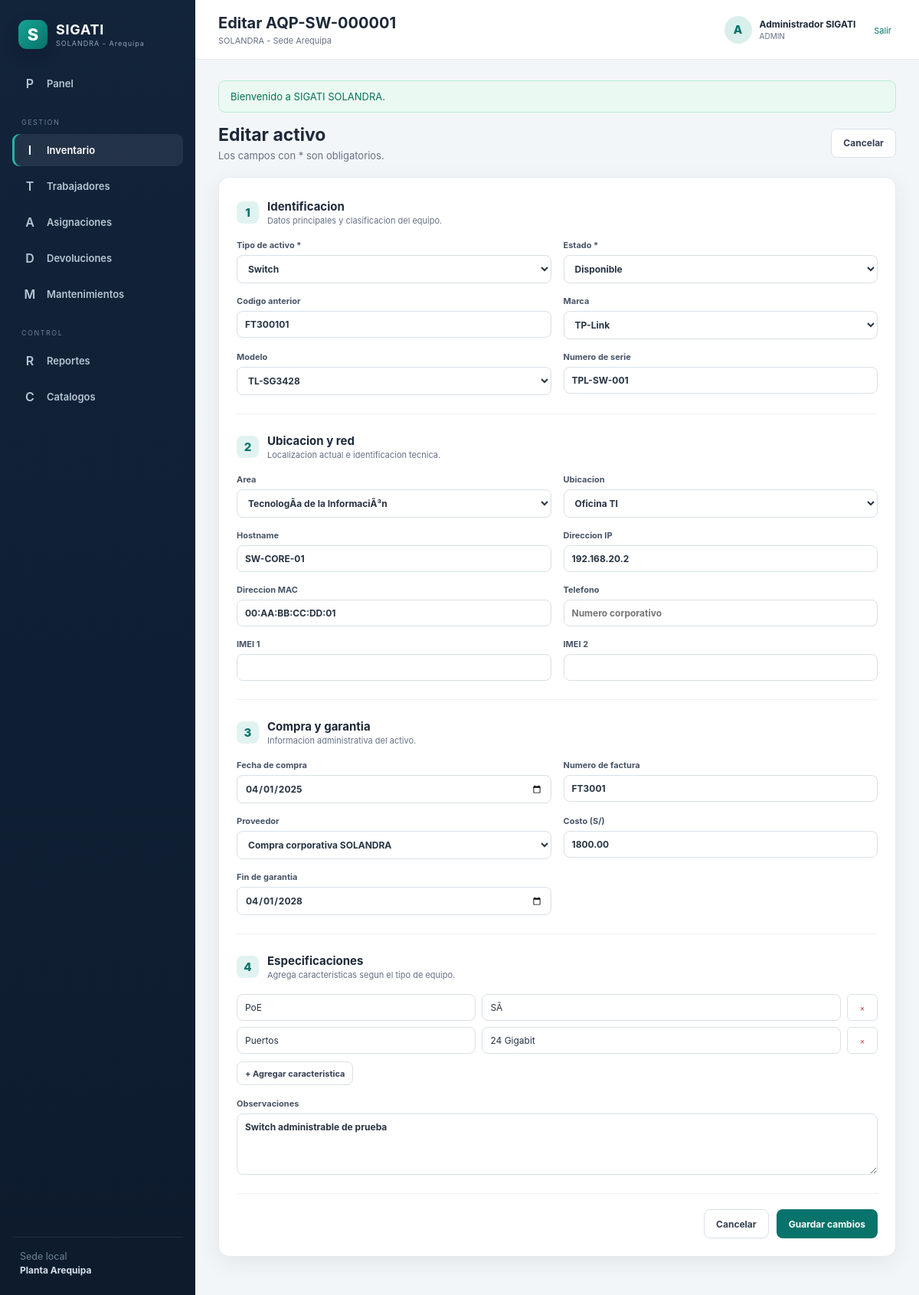
/sigati_solandra/public/activos/17/editar (signed in), run on an earlier commit of the app's database.
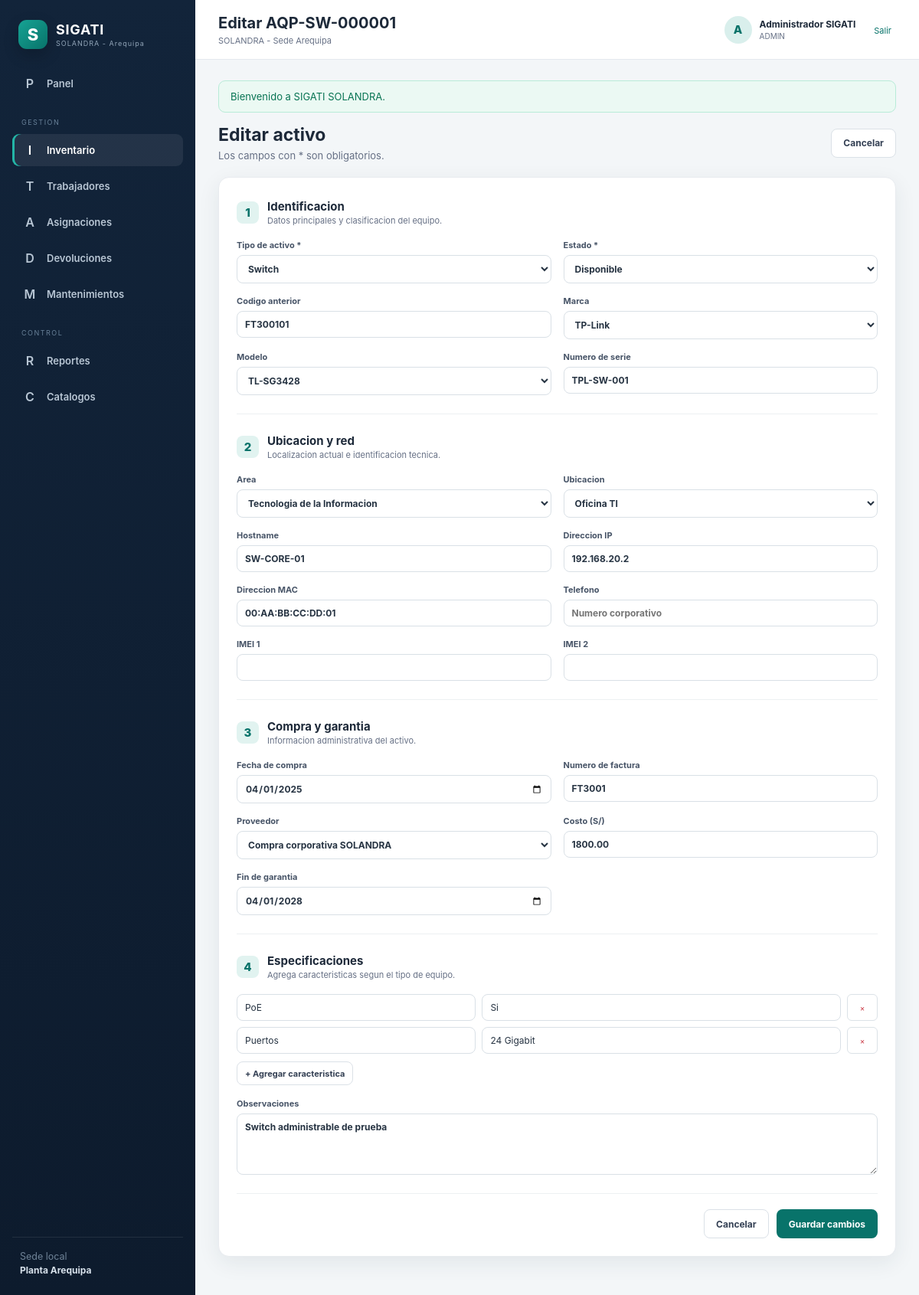
And on a later commit of the database.
### tables this page shows
CREATE TABLE especificaciones_activo (
  id BIGINT UNSIGNED AUTO_INCREMENT PRIMARY KEY,
  activo_id BIGINT UNSIGNED NOT NULL,
  clave_especificacion VARCHAR(100) NOT NULL,
  valor_especificacion VARCHAR(255) NOT NULL,
  UNIQUE KEY uq_asset_spec (activo_id,clave_especificacion),
  CONSTRAINT fk_specs_asset FOREIGN KEY (activo_id) REFERENCES activos(id) ON DELETE CASCADE
);

### app/Vistas/activos/formulario.php (the view, shortened to what the changed rows need)
<?php
    $isEdit = !empty($registro);
    $selectedStatus = old('estado_id', $registro['estado_id'] ?? '');
    $filasEspecificaciones = $registro['especificaciones'] ?? [['clave_especificacion' => '', 'valor_especificacion' => '']];
    ?>
    <div class="page-actions">
        <div>
            <h2><?= $isEdit ? 'Editar activo' : 'Registrar activo' ?></h2>
            <p>Los campos con * son obligatorios.</p>
        </div>
        <a class="btn btn-light" href="<?= $isEdit ? url('activos/'.$registro['id']) : url('activos') ?>">
            Cancelar
        </a>
    </div>
    <form
        class="form-card"
        method="post"
        action="<?= $isEdit ? url('activos/'.$registro['id']) : url('activos') ?>"
    >
        <div class="form-section">
            <div class="section-title">
                <span>1</span>
                <div>
                    <h3>Identificacion</h3>
                    <p>Datos principales y clasificacion del equipo.</p>
                </div>
            </div>
            <div class="form-grid cols-3">
                <label>
                    Tipo de activo *
                    <select name="tipo_activo_id" required>
                        <?php foreach ($tipos as $tipo): ?>
                            <option
                                value="<?= $tipo['id'] ?>"
                                <?= selected(old('tipo_activo_id', $registro['tipo_activo_id'] ?? ''), $tipo['id']) ?>
                            >
                                <?= e($tipo['nombre']) ?>
                            </option>
                        <?php endforeach; ?>
                    </select>
                </label>
                <label>
                    Estado *
                    <select name="estado_id" required>
                        <?php foreach ($estados as $estado): ?>
                            <?php
                            $isDefaultStatus = $selectedStatus === '' && ($estado['codigo'] ?? '') === 'DISPONIBLE';
                            $isSelectedStatus = (string) $selectedStatus === (string) $estado['id'];
                            ?>
                            <option
                                value="<?= $estado['id'] ?>"
                                <?= ($isSelectedStatus || $isDefaultStatus) ? 'selected' : '' ?>
                            >
                                <?= e($estado['nombre']) ?>
                            </option>
                        <?php endforeach; ?>
                    </select>
                </label>
                <label>
                    Codigo anterior
                    <input
                        name="codigo_anterior"
                        value="<?= e(old('codigo_anterior', $registro['codigo_anterior'] ?? '')) ?>"
                        placeholder="Ej. FT277701"
                    >
                </label>
                <label>
                    Marca
                    <select name="marca_id">
                        <?php foreach ($marcas as $marca): ?>
                            <option
                                value="<?= $marca['id'] ?>"
                                <?= selected(old('marca_id', $registro['marca_id'] ?? ''), $marca['id']) ?>
                            >
                                <?= e($marca['nombre']) ?>
                            </option>
                        <?php endforeach; ?>
                    </select>
                </label>
                <label>
                    Modelo
                    <select name="modelo_id">
                        <?php foreach ($modelos as $modelo): ?>
                            <option
                                value="<?= $modelo['id'] ?>"
                                <?= selected(old('modelo_id', $registro['modelo_id'] ?? ''), $modelo['id']) ?>
                            >
                                <?= e($modelo['nombre']) ?>
                            </option>
                        <?php endforeach; ?>
                    </select>
                </label>
                <label>
                    Numero de serie
                    <input
                        name="numero_serie"
                        value="<?= e(old('numero_serie', $registro['numero_serie'] ?? '')) ?>"
                        placeholder="Serie del fabricante"
                    >
                </label>
            </div>
        </div>
        <div class="form-section">
            <div class="section-title">
                <span>2</span>
                <div>
                    <h3>Ubicacion y red</h3>
                    <p>Localizacion actual e identificacion tecnica.</p>
                </div>
            </div>
            <div class="form-grid cols-3">
                <label>
                    Area
                    <select name="area_actual_id">
                        <?php foreach ($areas as $area): ?>
                            <option
                                value="<?= $area['id'] ?>"
                                <?= selected(old('area_actual_id', $registro['area_actual_id'] ?? ''), $area['id']) ?>
                            >
                                <?= e($area['nombre']) ?>
                            </option>
                        <?php endforeach; ?>
                    </select>
                </label>
                <label>
                    Ubicacion
                    <select name="ubicacion_id">
                        <?php foreach ($ubicaciones as $ubicacion): ?>
                            <option
                                value="<?= $ubicacion['id'] ?>"
                                <?= selected(old('ubicacion_id', $registro['ubicacion_id'] ?? ''), $ubicacion['id']) ?>
                            >
                                <?= e($ubicacion['nombre']) ?>
                            </option>
                        <?php endforeach; ?>
                    </select>
                </label>
                <label>
                    Hostname
                    <input
                        name="nombre_equipo"
                        value="<?= e(old('nombre_equipo', $registro['nombre_equipo'] ?? '')) ?>"
                        placeholder="PC-AQP-001"
                    >
                </label>
                <label>
                    Direccion IP
                    <input
                        name="direccion_ip"
                        value="<?= e(old('direccion_ip', $registro['direccion_ip'] ?? '')) ?>"
                        placeholder="192.168.x.x"
                    >
                </label>
                <label>
                    Direccion MAC
                    <input
                        name="direccion_mac"
                        value="<?= e(old('direccion_mac', $registro['direccion_mac'] ?? '')) ?>"
                        placeholder="00:00:00:00:00:00"
                    >
                </label>
                <label>
                    Telefono
                    <input
                        name="numero_telefono"
                        value="<?= e(old('numero_telefono', $registro['numero_telefono'] ?? '')) ?>"
                        placeholder="Numero corporativo"
                    >
                </label>
                <label>
                    IMEI 1
                    <input name="imei1" value="<?= e(old('imei1', $registro['imei1'] ?? '')) ?>">
                </label>
                <label>
                    IMEI 2
                    <input name="imei2" value="<?= e(old('imei2', $registro['imei2'] ?? '')) ?>">
                </label>
            </div>
        </div>
        <div class="form-section">
            <div class="section-title">
                <span>3</span>
                <div>
                    <h3>Compra y garantia</h3>
                    <p>Informacion administrativa del activo.</p>
                </div>
            </div>
            <div class="form-grid cols-3">
                <label>
                    Fecha de compra
                    <input
                        type="date"
                        name="fecha_compra"
                        value="<?= e(old('fecha_compra', $registro['fecha_compra'] ?? '')) ?>"
                    >
                </label>
                <label>
                    Numero de factura
                    <input
                        name="numero_factura"
                        value="<?= e(old('numero_factura', $registro['numero_factura'] ?? '')) ?>"
                    >
                </label>
                <label>
                    Proveedor
                    <select name="proveedor_id">
                        <?php foreach ($proveedores as $proveedor): ?>
                            <option
                                value="<?= $proveedor['id'] ?>"
                                <?= selected(old('proveedor_id', $registro['proveedor_id'] ?? ''), $proveedor['id']) ?>
                            >
                                <?= e($proveedor['nombre']) ?>
                            </option>
                        <?php endforeach; ?>
                    </select>
                </label>
                <label>
                    Costo (S/)
                    <input
                        type="number"
                        step="0.01"
                        min="0"
                        name="costo"
                        value="<?= e(old('costo', $registro['costo'] ?? '')) ?>"
                    >
                </label>
                <label>
                    Fin de garantia
                    <input
                        type="date"
                        name="fin_garantia"
                        value="<?= e(old('fin_garantia', $registro['fin_garantia'] ?? '')) ?>"
                    >
                </label>
            </div>
        </div>
        <div class="form-section">
            <div class="section-title">
                <span>4</span>
                <div>
                    <h3>Especificaciones</h3>
                    <p>Agrega caracteristicas segun el tipo de equipo.</p>
                </div>
            </div>
            <div id="filasEspecificaciones" class="spec-list">
                <?php foreach ($filasEspecificaciones as $especificacion): ?>
                    <div class="spec-row">
                        <input
                            name="clave_especificacion[]"
                            value="<?= e($especificacion['clave_especificacion']) ?>"
                            placeholder="Ej. RAM"
                        >
                        <input
                            name="valor_especificacion[]"
                            value="<?= e($especificacion['valor_especificacion']) ?>"
                            placeholder="Ej. 16 GB"
                        >
                        <button type="button" class="icon-btn danger" data-remove-row>&times;</button>
                    </div>
                <?php endforeach; ?>
            </div>
            <button type="button" class="btn btn-light btn-sm" data-add-spec>
                + Agregar caracteristica
            </button>
            <label class="full-label">
                Observaciones
                <textarea
                    name="observaciones"
                    rows="4"
                    placeholder="Estado fisico, accesorios, informacion relevante..."
                ><?= e(old('observaciones', $registro['observaciones'] ?? '')) ?></textarea>
            </label>
        </div>
        <div class="form-footer">
            <a class="btn btn-light" href="<?= url('activos') ?>">Cancelar</a>
            <button class="btn btn-primary" type="submit">
                <?= $isEdit ? 'Guardar cambios' : 'Registrar activo' ?>
            </button>
        </div>
    </form>

### app/Nucleo/nucleo.php (shortened to what the changed rows need)
<?php
final class Config
{
    private static array $datos = [];
    public static function obtener(string $clave, mixed $default = null): mixed
    {
        [$archivo, $registro] = array_pad(explode('.', $clave, 2), 2, null);
        if (!isset(self::$datos[$archivo])) {
            $ruta = dirname(__DIR__, 2).'/config/'.$archivo.'.php';
            self::$datos[$archivo] = require $ruta;
        }
        return $registro === null
            ? self::$datos[$archivo]
            : (self::$datos[$archivo][$registro] ?? $default);
    }
}
final class BD
{
    private static ?PDO $pdo = null;
    public static function pdo(): PDO
    {
        if (self::$pdo instanceof PDO) {
            return self::$pdo;
        }
        $config = Config::obtener('base_datos');
        $dsn = sprintf(
            'mysql:host=%s;port=%s;dbname=%s;charset=%s',
            $config['servidor'],
            $config['puerto'],
            $config['nombre'],
            $config['codificacion']
        );
        self::$pdo = new PDO($dsn, $config['usuario'], $config['clave'], [
            PDO::ATTR_ERRMODE => PDO::ERRMODE_EXCEPTION,
            PDO::ATTR_DEFAULT_FETCH_MODE => PDO::FETCH_ASSOC,
            PDO::ATTR_EMULATE_PREPARES => false,
        ]);
        return self::$pdo;
    }
}
final class Vista
{
    public static function renderizar(string $vista, array $datos = [], string $plantilla = 'plantilla'): void
    {
        $archivo = dirname(__DIR__).'/Vistas/'.$vista.'.php';
        extract($datos, EXTR_SKIP);
        require $archivo;
    }
}
abstract class Controlador
{
    protected function vista(string $vista, array $datos = [], string $plantilla = 'plantilla'): void
    {
        Vista::renderizar($vista, $datos, $plantilla);
    }
}
final class Router
{
    private array $rutas = [];
    public function get(string $ruta, array $manejador): void
    {
        $this->rutas[] = ['GET', $ruta, $manejador];
    }
    public function post(string $ruta, array $manejador): void
    {
        $this->rutas[] = ['POST', $ruta, $manejador];
    }
    public function dispatch(): void
    {
        $metodo = $_SERVER['REQUEST_METHOD'];
        $uri = parse_url($_SERVER['REQUEST_URI'], PHP_URL_PATH) ?: '/';
        $base = rtrim((string) Config::obtener('aplicacion.url_base'), '/');
        if ($base !== '' && str_starts_with($uri, $base)) {
            $uri = substr($uri, strlen($base));
        }
        $uri = '/'.trim($uri, '/');
        foreach ($this->rutas as [$metodoRuta, $ruta, $manejador]) {
            if ($metodoRuta !== $metodo) {
                continue;
            }
            $pattern = '#^'.preg_replace(
                '#\{[a-zA-Z_][a-zA-Z0-9_]*\}#',
                '([^/]+)',
                rtrim($ruta, '/')
            ).'/?$#';
            if (preg_match($pattern, $uri, $coincidencias)) {
                array_shift($coincidencias);
                [$clase, $accion] = $manejador;
                (new $clase())->$accion(...$coincidencias);
                return;
            }
        }
    }
}

What changed in the data, as far as the page shows it:
changed especificaciones_activo "PoE": valor_especificacion "SÃ­" → "Si"
Also different on the page:
form field area_actual_id: "TecnologÃ­a de la InformaciÃ³n" → "Tecnologia de la Informacion"
